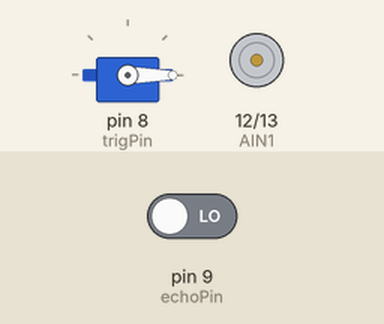
This sketch was run on a simulated Arduino Uno, built with avr-gcc and run on an emulated ATmega328P. On the bench: servo, motor-driver pin pairs drawn as motors (green arrow = first pin HIGH = forward, orange = second pin HIGH = backward, longer = more drive, scaled by the enable pin). The test bench sets the inputs (shaded band); at power-on: pin 9 (echoPin) LOW.

Above: at 0.05 s.
At 3.0 s:
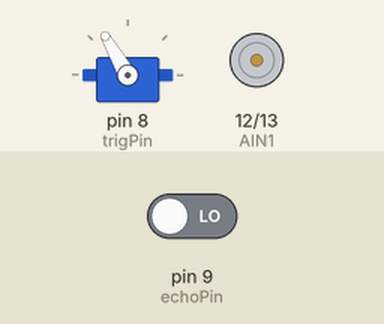
At 6.0 s:
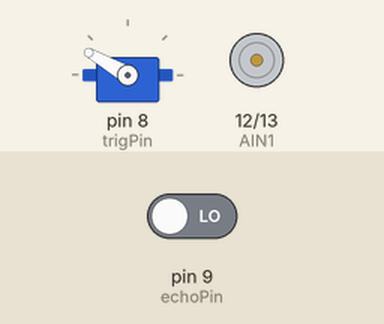
Timing chart, 0 to 9.8 s (numbered marks = the images above):
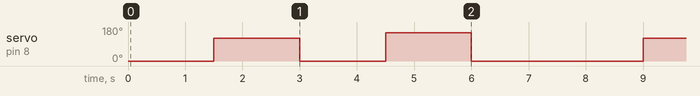

Measured:
- by itself, servo on pin 8 (trigPin): repeats every 7.5 s: 0° 1.5 s, 150° 1.5 s, 0° 3.0 s, 120° 1.5 s

The sketch:

test1.ino
```cpp
#include <Servo.h>

//電池はVmotに＋、ボードの-に-


int AIN1 =12;//正方向
int AIN2 =13;//逆方向
int PWMA =11;//速さ変更
//
int echoPin=9;//echopinは入力
int trigPin=8; //trigpinは出力
double Duration=0;
double distance=0;


Servo myservo;
int val;

void setup(){
  pinMode(AIN1,OUTPUT);
  pinMode(AIN2,OUTPUT);
  pinMode(PWMA,OUTPUT);
  pinMode(echoPin,INPUT);
  pinMode(trigPin,OUTPUT);
  myservo.attach(8);//8番ピンでサーボを制御
}

void loop(){
  //モータの制御
  int i=0;
  digitalWrite(AIN1,LOW);
  digitalWrite(AIN2,LOW);
  val = 0;
  myservo.write(val);

 delay(1500);
 val = 120;
 myservo.write(val);
 delay(1500);
 val = -120;
 myservo.write(val);
delay(1500);
 val = 150;
 myservo.write(val);
 delay(1500);
 val = -150;
 myservo.write(val);


 digitalWrite(AIN1,HIGH);
 digitalWrite(AIN2,LOW);
 for(i=0;i<256;i++){
  analogWrite(PWMA,i);//こいつで速さを変える
  delay(500);

// for(i=255;i>=0;i--){
//  analogWrite(PWMA,i);
//  delay(500);
// }
//モータの制御終了

//センサー
   Serial.begin(9600);
  digitalWrite(trigPin,LOW);
  delayMicroseconds(2);
  digitalWrite(trigPin,HIGH);
  delayMicroseconds(10);  //8回パルス波
  Duration = pulseIn(echoPin ,HIGH);  //HIGHになってからLOWになるまでの時間を計測
  if(Duration>0){
    Duration = Duration/2 ;
    distance = Duration*340*100/1000000;
    Serial.print("Distance");
    Serial.print(distance);
    Serial.println("cm");
  }

  if(distance<10){
    break;
  }
 }
  }
```
